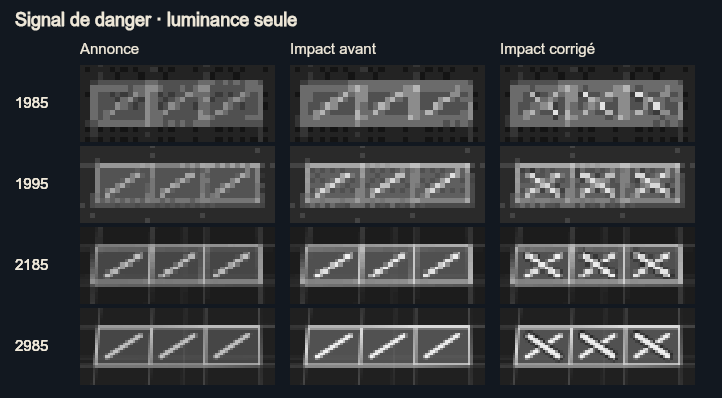
#> input picture snake 2985/labo/perception/rouge-vert/phases.png, 722 x 398 px
$ python lire.py rouge-vert/phases.png
#> lines starting #> are read from the running program, lines starting #| are printed output that depends on the picture; after the words box and inside, x2 and y2 are one past the last pixel; in counts of white or black regions, pixels touching at a corner belong together
### snake 2985/labo/perception/lecteur.py
"""Pixel-only decoder. This module has no access to renderer, labels or filenames."""
import base64
import json
import math
from functools import lru_cache
from pathlib import Path
import numpy as np
from PIL import Image,ImageFilter

HERE=Path(__file__).resolve().parent
ART=json.loads((HERE/'modeles.json').read_text())
#> (reads snake 2985/labo/perception/modeles.json from the repository)
W,H=384,176
Y,X=np.indices((H,W))
GATE=(Y>H*.28)&(Y<H*.98)&(X>W*.04)&(X<W*.97)
PALETTES={
 1976:['111c22','304a43','70946b','dcf1ab'],
 1985:['101324','1c2239','28364b','403551','664565','915a7a','be7885','e9a491','ffdfaa','ffefc7','36516b','507b89','60a4a5','96d9c6','ccf5e0','d86967']}
def linear(a):
    return a[...,0]*.24+a[...,1]*.58+a[...,2]*.18
def era(rgb):
    # Scan the original integer samples before resizing, preserving RGB332/RGB565 quantisation.
    arr=rgb[::7,::7]; rr,gg,bb=arr.transpose(2,0,1)
    if np.mean((rr==17)&(gg==28)&(bb==34))>.03:return 1976
    if np.mean((rr==16)&(gg==19)&(bb==36))>.025:return 1985
    if np.mean(np.isin(bb,[0,85,170,255]))>.92:return 1995
    if np.mean((rr==(rr&248)+(rr>>5))&(gg==(gg&252)+(gg>>6))&(bb==(bb&248)+(bb>>5)))>.94:return 2185
    # An unquantised CRT still has recognisable phosphor across the background.
    if np.mean((gg.astype(float)>rr*1.14)&(gg.astype(float)>bb*1.05))>.32:return 1976
    return 2985
def prepare(rgb):
    g=np.asarray(Image.fromarray(rgb).resize((W,H),Image.Resampling.BILINEAR)).astype('float32')/255
    return g,linear(g)
def box(a,h,w):
    # Centered sum, zero-padded outside the image.
    p=np.pad(a,((h//2,h-1-h//2),(w//2,w-1-w//2)))
    u=np.pad(p,((1,0),(1,0))).cumsum(0,dtype=float).cumsum(1,dtype=float)
    return u[h:,w:]-u[:-h,w:]-u[h:,:-w]+u[:-h,:-w]
def raster(year,role,angle,unit):
    ref=ART[f'{year}:{role}:0']
    arr=np.frombuffer(base64.b64decode(ref['data']),'uint8').reshape(ref['h'],ref['w'])
    color=np.zeros((8,4),dtype='uint8')
    for i,hexcolor in enumerate(ref['colors'][1:],1):color[i]=[*bytes.fromhex(hexcolor[1:]),255]
    img=Image.fromarray(color[arr]);q=4*W/960*ref['scale']*unit/ref['density']
    img=img.resize((max(1,round(img.width*q)),max(1,round(img.height*q))),Image.Resampling.NEAREST)
    img=img.rotate(-angle,resample=Image.Resampling.BILINEAR,expand=True)
    side=25 if role=='head' else 13
    # Synthetic dark local ground, rasterised at four times canonical resolution.
    plane=Image.new('RGBA',(4*side,4*side),(28,36,48,255))
    plane.alpha_composite(img,((plane.width-img.width)//2,(plane.height-img.height)//2))
    gray=linear(np.asarray(plane.convert('RGB').resize((side,side),Image.Resampling.BOX))/255)
    # Use one common weighted square per role to normalise local contrast.
    return (gray-gray.mean())/(np.linalg.norm(gray-gray.mean())+1e-8)
@lru_cache(maxsize=2)
def bank(year):
    result={}
    for role in ['head','cell']:
        kernels=[];labels=[]
        for angle in ([i*22.5 for i in range(16)] if role=='head' else [0]):
            for scale in ([.78,1.,1.25] if role=='head' else [.78,1.,1.22]):
                a=raster(year,role,angle,scale);h,w=a.shape
                full=np.zeros((H,W),'float32');full[:h,:w]=a
                full=np.roll(full,(-int(h//2),-int(w//2)),(0,1))
                kernels.append(np.conj(np.fft.rfft2(full)).astype('complex64'));labels.append((angle,scale))
        result[role]=(kernels,labels)
    return result
def peaks(scores,n,dist):
    s=scores.copy();out=[]
    for i in range(n):
        y,x=np.unravel_index(np.argmax(s),s.shape);out.append((int(x),int(y),float(s[y,x])))
        s[max(0,y-dist):y+dist+1,max(0,x-dist):x+dist+1]=-100
    return out
def corr(gray,ft,year,role):
    size=25 if role=='head' else 13
    energy=box(gray**2,size,size)-box(gray,size,size)**2/size**2
    denominator=np.sqrt(np.maximum(.015,energy))
    kernels,labels=bank(year)[role]
    best=np.full((H,W),-2,'float32');angle=np.zeros((H,W),'float32')
    for k,(degree,scale) in zip(kernels,labels):
        score=np.fft.irfft2(ft*k,s=(H,W)).real/denominator
        mask=score>best;best[mask]=score[mask];angle[mask]=degree
    return np.where(GATE,best,-2),angle
def baseline(g,yr):
    src=ART[f'{yr}:head:0']['colors']
    def closest(colors):
        distance=np.stack([np.sqrt(((g-np.array(list(bytes.fromhex(c[1:])))/255)**2).sum(2)) for c in colors]).min(0)
        return np.exp(-distance*8)
    head=box(closest([src[3],src[7]]),7,7)/49
    hp=peaks(np.where(GATE,head,-2),1,4)[0]
    tgt=box(closest(ART[f'{yr}:cell:0']['colors'][3:4]),3,3)/9
    dist=np.hypot(X-hp[0],Y-hp[1]);tp=peaks(np.where(GATE&(dist>7),tgt*np.exp(-dist/135),-2),1,4)[0]
    return hp,tp,head,tgt
def positions(rgb):
    yr=era(rgb);g,gray=prepare(rgb);ft=np.fft.rfft2(gray)
    heads,ang=corr(gray,ft,yr,'head');cells,_=corr(gray,ft,yr,'cell')
    bh,bt,headcolor,cellcolor=baseline(g,yr)
    # Fuse low-frequency material evidence with local zero-mean shape matching.
    # Confidence remains the shape score used for abstention.
    hp=peaks(heads+.60*headcolor,1,6)[0]
    hp=(hp[0],hp[1],float(heads[hp[1],hp[0]]))
    candidates=peaks(cells+.28*cellcolor,36,4)
    # Head/neck and several pieces of ammunition share pickup highlights.
    best=max(candidates,key=lambda t: t[2]-.0055*math.hypot(t[0]-hp[0],t[1]-hp[1])-(.41 if math.hypot(t[0]-hp[0],t[1]-hp[1])<8 else 0))
    best=(best[0],best[1],float(cells[best[1],best[0]]))
    return dict(year=yr,head=hp,target=best,angle=float(ang[hp[1],hp[0]]),basehead=bh,basetarget=bt)
def dangerfeat(rgb,center,dir):
    # No camera or pose supplied. Estimate visible step size only from screen height.
    g,_=prepare(rgb);x,y=center
    dx=(6.8+3.7*y/H)*dir[0];dy=(3.5+3.2*y/H)*dir[1]
    cx,cy=round(x+dx),round(y+dy)
    xx=np.clip(np.arange(cx-3,cx+4),0,W-1);yy=np.clip(np.arange(cy-2,cy+3),0,H-1)
    patch=g[yy[:,None],xx[None,:]]
    left=g[yy[:,None],np.clip(xx-8,0,W-1)[None,:]];right=g[yy[:,None],np.clip(xx+8,0,W-1)[None,:]]
    v=linear(patch)
    return np.r_[patch.mean((0,1)),patch.max((0,1)),patch.mean((0,1))-(right+left).mean((0,1))*.5,
      np.percentile(v,[20,50,80]),np.mean(np.abs(np.diff(v,axis=1))),np.mean(np.abs(np.diff(v,axis=0)))]

### snake 2985/labo/perception/lire.py
"""Runnable reader: one RGB image + frozen calibration learned on separate frames."""
import argparse,json
from pathlib import Path
import numpy as np
from PIL import Image
from lecteur import W,H,positions,dangerfeat
ROOT=Path(__file__).resolve().parent
def lire(rgb):
    model=json.loads((ROOT/'calibration.json').read_text());cuts=model['thresholds']
    p=positions(rgb);h,w=rgb.shape[:2];dirs=('droite','bas','gauche','haut')
    def location(key):
        x,y,score=p[key]
        return [round(x*w/W,2),round(y*h/H,2)] if score>=cuts[key] else None
    def report(naive):
        head='basehead' if naive else 'head';cell='basetarget' if naive else 'target'
        ds=[]
        if location(head) is not None:
            f=np.array([dangerfeat(rgb,p[head][:2],d) for d in [(1,0),(0,1),(-1,0),(0,-1)]])
            if naive:risk=f[:,0]-f[:,1];cut=cuts['basezone']
            else:
                z=(f-np.array(model['mean']))/np.array(model['sd'])
                risk=np.c_[np.ones(4),z]@np.array(model['coef']);cut=cuts['zone']
            ds=[d for d,score in zip(dirs,risk) if score>=cut]
        return {'tete':location(head),'angleDeg':None if naive or location(head) is None else p['angle'],'cellule':location(cell),'directionsDanger':ds}
    return {'largeur':w,'hauteur':h,'epoqueInferee':p['year'],'gabarits':report(False),'couleur':report(True)}
if __name__=='__main__':
    parser=argparse.ArgumentParser();parser.add_argument('image');args=parser.parse_args()
    print(json.dumps(lire(np.asarray(Image.open(args.image).convert('RGB'))),ensure_ascii=False,indent=2))
#> (reads snake 2985/labo/perception/calibration.json from the repository)
#> in lire, `model = json.loads((ROOT / 'calibration.json').read_text())`: model = 4 items
#> in lire, `cuts = model['thresholds']`: cuts = {'head': -1, 'target': 0.881, 'basehead': 0.108, 'basetarget': 0.165, 'zone': 0.603, 'basezone': 0.102}
#> in positions, `yr = era(rgb)`: yr = 2985
#> the loop in bank, `for role in ['head','cell']:` made 2 passes
#> pass 1, in raster, `plane=Image.new('RGBA',(4*side,4*side),(28,36,48,255))`:
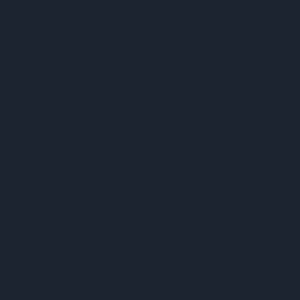
#> plane: PIL image 100x100 RGBA (shown 3 times larger); mean R, G, B, A 28, 36, 48, 255
#> after the loop in bank, `for role in ['head','cell']:`:
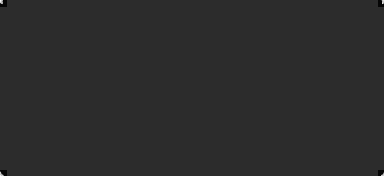
#> full: shape (176, 384) float32; min -0.0466, max 0.219, mean -1.32e-12; drawn with min black and max white
#> after the loop in bank, `for role in ['head','cell']:`: result = 2 items
#> in corr, `kernels,labels=bank(year)[role]`: kernels = 48 items; labels = 48 pairs, first value 0 to 337.5, second value 0.78 to 1.25
#> in corr, `best = np.full((H, W), -2, 'float32')`: best: shape (176, 384) float32; every value is -2
#> in corr, `angle = np.zeros((H, W), 'float32')`: angle: shape (176, 384) float32; every value is 0
#> the loop in corr, `for k,(degree,scale) in zip(kernels,labels):` made 48 passes
#> (degree, scale) on passes 1 to 12: (0, 0.78), (0, 1), (0, 1.25), (22.5, 0.78), (22.5, 1), (22.5, 1.25), (45, 0.78), (45, 1), (45, 1.25), (67.5, 0.78), (67.5, 1), (67.5, 1.25)
#> pass 2, in corr, `mask = score > best`:
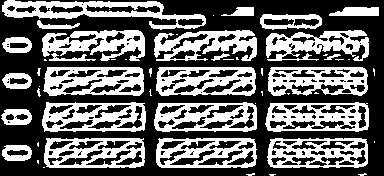
#> mask: shape (176, 384) bool; 40% white; 55 white regions (31 under 20 px), largest, box (x1, y1, x2, y2) and area: (2, 0, 206, 30) 2279, (43, 67, 144, 96) 1906, (265, 102, 369, 132) 1862
#> call 2 of corr, with ft = array of shape (176, 193), year = 2985, role = 'cell'
#> in corr (call 2), `denominator=np.sqrt(np.maximum(.015,energy))`:
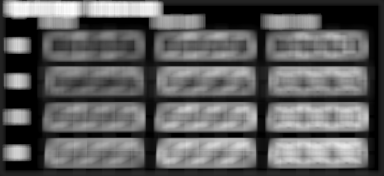
#> denominator: shape (176, 384) float64; min 0.122, max 3.58, mean 1.39; drawn with min black and max white
#> in corr (call 2), `kernels,labels=bank(year)[role]`: kernels = 3 items; labels = [(0, 0.78), (0, 1), (0, 1.22)]
#> the loop in corr (call 2), `for k,(degree,scale) in zip(kernels,labels):` made 3 passes
#> scale on passes 1 to 3: 0.78, 1, 1.22
#> pass 1, in corr (call 2), `score=np.fft.irfft2(ft*k,s=(H,W)).real/denominator`:
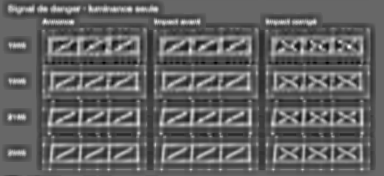
#> score: shape (176, 384) float64; min -0.461, max 0.674, mean -0.0204; drawn with min black and max white
#> in positions, `cells, _ = corr(gray, ft, yr, 'cell')`:
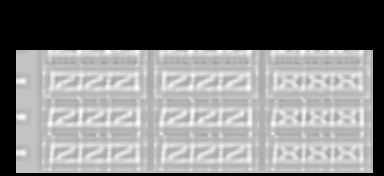
#> cells: shape (176, 384) float32; min -2, max 0.602, mean -0.7; drawn with min black and max white
#> in baseline, `src=ART[f'{yr}:head:0']['colors']`: src = ['', '#1c102b', '#fee1ff', '#a284bc', '#51346f', '#ffebb9', '#6ad4ba', '#ffffb8']
#> in box (call 5), `p=np.pad(a,((h//2,h-1-h//2),(w//2,w-1-w//2)))`:
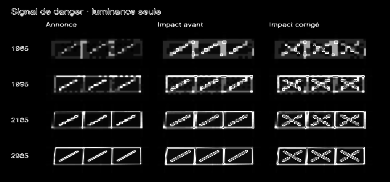
#> p: shape (182, 390) float64; min 0, max 0.288, mean 0.0249; drawn with min black and max white
#> the loop in peaks, `for i in range(n):` made 1 pass
#> (y, x) on pass 1: (75, 241)
#> after the loop in peaks, `for i in range(n):`: out = [(241, 75, 0.194)]
#> in baseline, `hp=peaks(np.where(GATE,head,-2),1,4)[0]`: hp = (241, 75, 0.194)
#> the loop in peaks (call 2), `for i in range(n):` made 1 pass
#> (y, x) on pass 1: (73, 248)
#> in baseline, `tp = peaks(np.where(GATE & (dist > 7), tgt * np.exp(-dist / 135), -2),`: tp = (248, 73, 0.0554)
#> in positions, `bh,bt,headcolor,cellcolor=baseline(g,yr)`: bh = (241, 75, 0.194); bt = (248, 73, 0.0554)
#> in positions, `hp=peaks(heads+.60*headcolor,1,6)[0]`: hp = (18, 81, 0.617)
#> in positions, `hp=(hp[0],hp[1],float(heads[hp[1],hp[0]]))`: hp = (18, 81, 0.566)
#> in positions, `candidates=peaks(cells+.28*cellcolor,36,4)`: candidates = 36 items, first 6: (249, 122, 0.616), (190, 52, 0.608), (136, 87, 0.599), (22, 116, 0.597), (137, 122, 0.59), (248, 87, 0.587)
#> in positions, `best=max(candidates,key=lambda t: t[2]-.0055*math.hypot(t[0]-hp[0],t[1..`: best = (22, 116, 0.597)
#> in positions, `best=(best[0],best[1],float(cells[best[1],best[0]]))`: best = (22, 116, 0.589)
#> in lire, `p = positions(rgb)`: p = {'year': 2985, 'head': (18, 81, 0.566), 'target': (22, 116, 0.589), 'angle': 22.5, 'basehead': (241, 75, 0.194), 'basetarget': (248, 73, 0.0554)}
#> in location, `x,y,score=p[key]`: x = 18; y = 81; score = 0.566
#> in dangerfeat, `x, y = center`: x = 18; y = 81
#> in dangerfeat, `dx = (6.8 + 3.7 * y / H) * dir[0]`: dx = 8.5
#> in dangerfeat, `dy = (3.5 + 3.2 * y / H) * dir[1]`: dy = 0
#> in dangerfeat, `cx,cy=round(x+dx),round(y+dy)`: cx = 27; cy = 81
#> in dangerfeat, `xx = np.clip(np.arange(cx - 3, cx + 4), 0, W - 1)`: xx = [24, 25, 26, 27, 28, 29, 30]
#> in dangerfeat, `yy = np.clip(np.arange(cy - 2, cy + 3), 0, H - 1)`: yy = [79, 80, 81, 82, 83]
#> in report, `risk = np.c_[np.ones(4), z] @ np.array(model['coef'])`: risk = [0.418, 0.416, 0.355, 0.397]
#> in report, `cut = cuts['zone']`: cut = 0.603
#> in report, `ds=[d for d,score in zip(dirs,risk) if score>=cut]`: ds = []
#> (printed output is left out)
